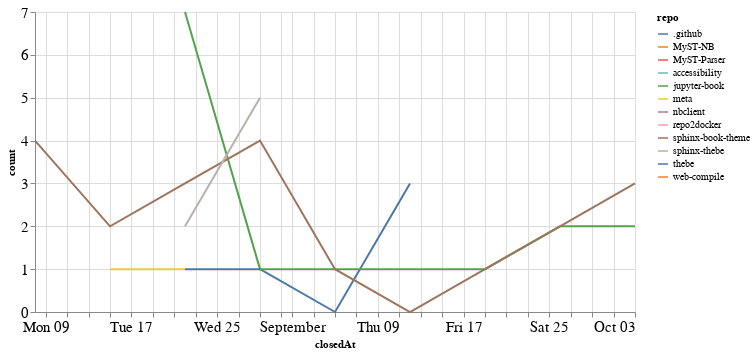

The notebook cell saved with this chart:
### Code cell
closed_by_time = closed_by.groupby('repo').resample('W', on='closedAt').count()['author'].reset_index()
closed_by_time = closed_by_time.rename(columns={'author': 'count'})

alt.Chart(closed_by_time, width=600).mark_line().encode(
    x='closedAt',
    y='count',
    color='repo',
    tooltip="repo"
)

### Figure 1 — Vega-Lite specification as saved in the notebook (floating-point values rounded to 4 significant figures)
{"config": {"axisLeft": {"labelFontSize": 15}, "axisBottom": {"labelFontSize": 15}}, "data": {"name": "data-789473b7c589b97dcaa380fc90183375"}, "mark": "line", "encoding": {"color": {"type": "nominal", "field": "repo"}, "tooltip": {"type": "nominal", "field": "repo"}, "x": {"type": "temporal", "field": "closedAt"}, "y": {"type": "quantitative", "field": "count"}}, "width": 600, "$schema": "https://vega.github.io/schema/vega-lite/v4.8.1.json", "datasets": {"data-789473b7c589b97dcaa380fc90183375": [{"repo": ".github", "closedAt": "2021-08-29T00:00:00", "count": 1}, {"repo": ".github", "closedAt": "2021-09-05T00:00:00", "count": 0}, {"repo": ".github", "closedAt": "2021-09-12T00:00:00", "count": 3}, {"repo": "MyST-NB", "closedAt": "2021-08-08T00:00:00", "count": 2}, {"repo": "MyST-Parser", "closedAt": "2021-09-26T00:00:00", "count": 1}, {"repo": "accessibility", "closedAt": "2021-08-29T00:00:00", "count": 2}, {"repo": "jupyter-book", "closedAt": "2021-08-22T00:00:00", "count": 7}, {"repo": "jupyter-book", "closedAt": "2021-08-29T00:00:00", "count": 1}, {"repo": "jupyter-book", "closedAt": "2021-09-05T00:00:00", "count": 1}, {"repo": "jupyter-book", "closedAt": "2021-09-12T00:00:00", "count": 1}, {"repo": "jupyter-book", "closedAt": "2021-09-19T00:00:00", "count": 1}, {"repo": "jupyter-book", "closedAt": "2021-09-26T00:00:00", "count": 2}, {"repo": "jupyter-book", "closedAt": "2021-10-03T00:00:00", "count": 2}, {"repo": "meta", "closedAt": "2021-08-15T00:00:00", "count": 1}, {"repo": "meta", "closedAt": "2021-08-22T00:00:00", "count": 1}, {"repo": "nbclient", "closedAt": "2021-09-19T00:00:00", "count": 1}, {"repo": "repo2docker", "closedAt": "2021-09-19T00:00:00", "count": 1}, {"repo": "sphinx-book-theme", "closedAt": "2021-08-08T00:00:00", "count": 4}, {"repo": "sphinx-book-theme", "closedAt": "2021-08-15T00:00:00", "count": 2}, {"repo": "sphinx-book-theme", "closedAt": "2021-08-22T00:00:00", "count": 3}, {"repo": "sphinx-book-theme", "closedAt": "2021-08-29T00:00:00", "count": 4}, {"repo": "sphinx-book-theme", "closedAt": "2021-09-05T00:00:00", "count": 1}, {"repo": "sphinx-book-theme", "closedAt": "2021-09-12T00:00:00", "count": 0}, {"repo": "sphinx-book-theme", "closedAt": "2021-09-19T00:00:00", "count": 1}, {"repo": "sphinx-book-theme", "closedAt": "2021-09-26T00:00:00", "count": 2}, {"repo": "sphinx-book-theme", "closedAt": "2021-10-03T00:00:00", "count": 3}, {"repo": "sphinx-thebe", "closedAt": "2021-08-22T00:00:00", "count": 2}, {"repo": "sphinx-thebe", "closedAt": "2021-08-29T00:00:00", "count": 5}, {"repo": "thebe", "closedAt": "2021-08-22T00:00:00", "count": 1}, {"repo": "thebe", "closedAt": "2021-08-29T00:00:00", "count": 1}, {"repo": "web-compile", "closedAt": "2021-09-26T00:00:00", "count": 1}]}}
